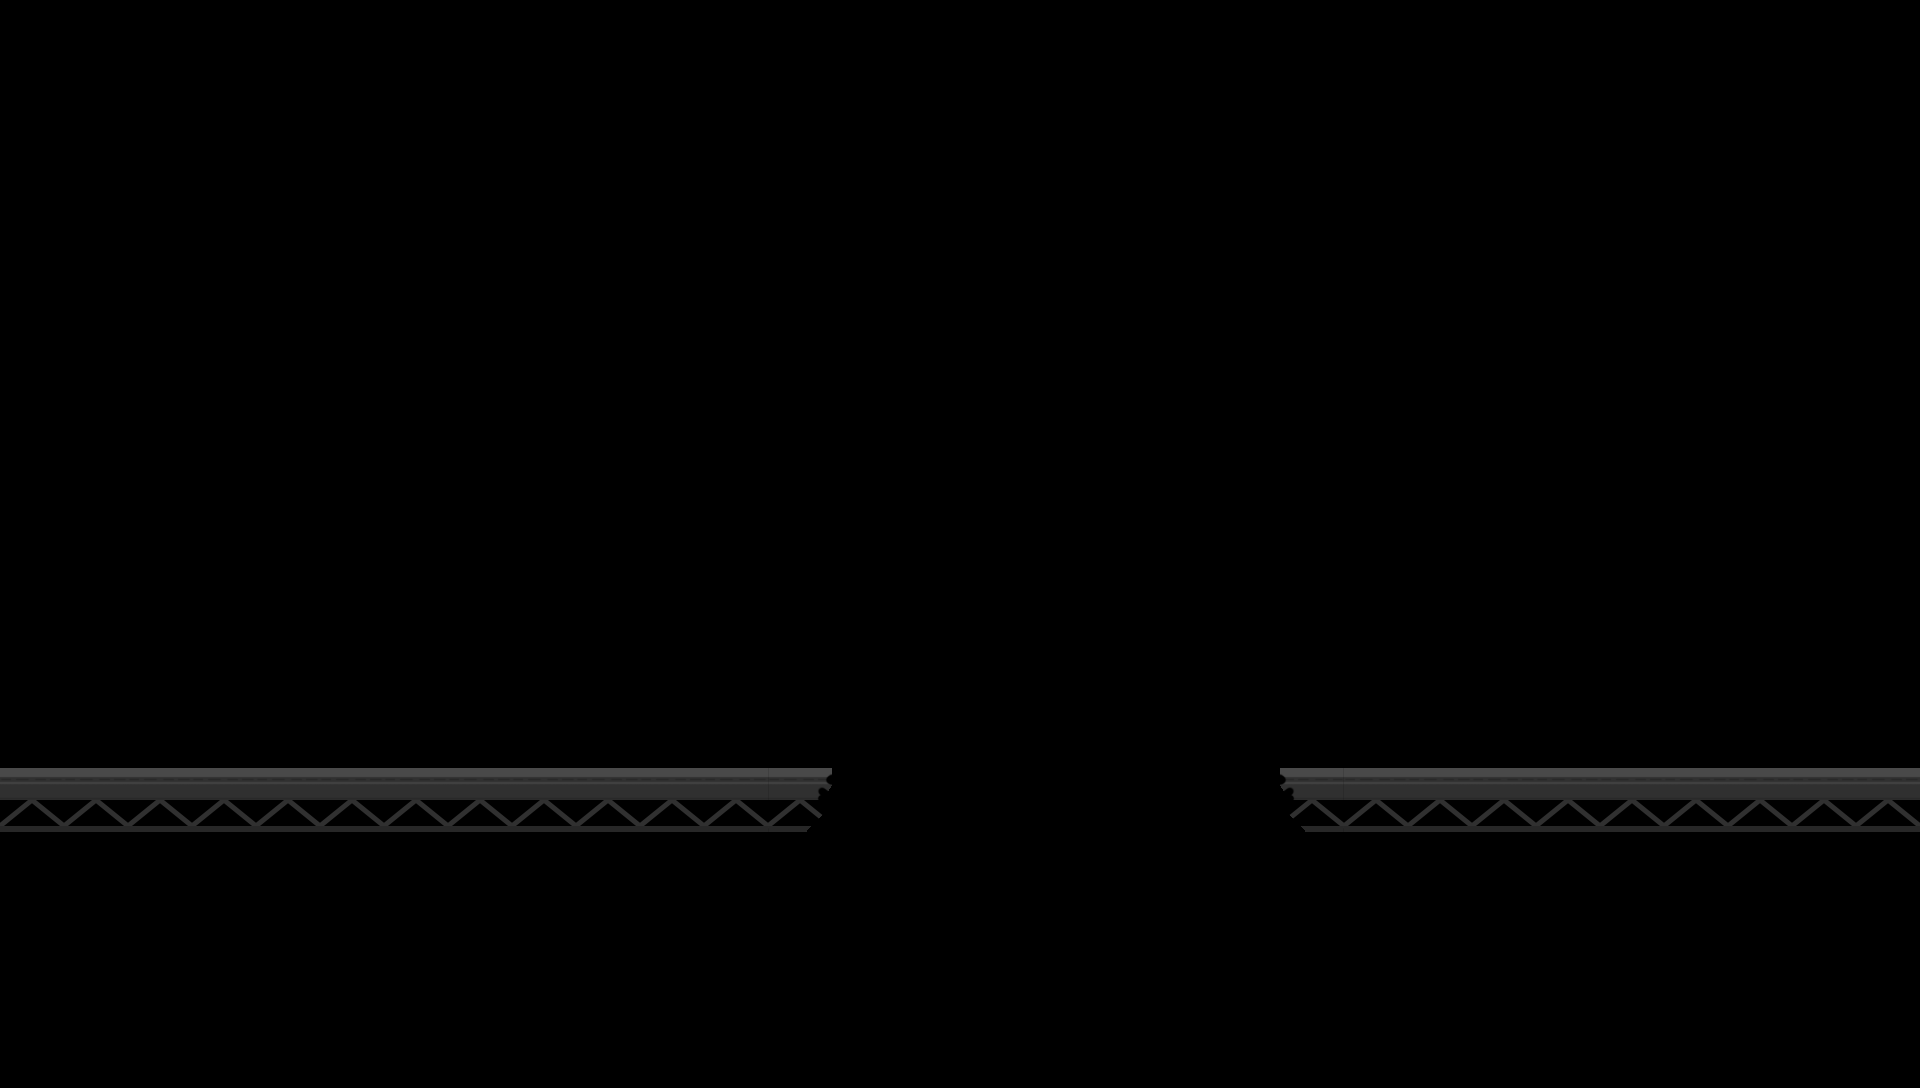

Rendered tile map (Tiled .tmx) drawn with the repository's tilesets; below, a short description and the full map source, tile grids included:
An orthogonal 30x17 tile map with 64x64 px tiles, 1 tile layer (sol).

<map version="1.9" tiledversion="1.9.2" orientation="orthogonal" renderorder="right-down" width="30" height="17" tilewidth="64" tileheight="64" infinite="0" nextlayerid="2" nextobjectid="1">
 <tileset firstgid="1" name="tileset" tilewidth="64" tileheight="64" tilecount="100" columns="10">
  <image source="tileset.png" width="640" height="640" />
  <tile id="0">
   <properties>
    <property name="solide" type="bool" value="true" />
   </properties>
  </tile>
  <tile id="1">
   <properties>
    <property name="solide" type="bool" value="true" />
   </properties>
  </tile>
  <tile id="2">
   <properties>
    <property name="solide" type="bool" value="true" />
   </properties>
  </tile>
  <tile id="3">
   <properties>
    <property name="solide" type="bool" value="true" />
   </properties>
  </tile>
  <tile id="4">
   <properties>
    <property name="solide" type="bool" value="true" />
   </properties>
  </tile>
  <tile id="27">
   <properties>
    <property name="solide" type="bool" value="true" />
   </properties>
  </tile>
  <tile id="28">
   <properties>
    <property name="solide" type="bool" value="true" />
   </properties>
  </tile>
  <tile id="30">
   <properties>
    <property name="solide" type="bool" value="true" />
   </properties>
  </tile>
  <tile id="31">
   <properties>
    <property name="solide" type="bool" value="true" />
   </properties>
  </tile>
  <tile id="32">
   <properties>
    <property name="solide" type="bool" value="true" />
   </properties>
  </tile>
  <tile id="33">
   <properties>
    <property name="solide" type="bool" value="true" />
   </properties>
  </tile>
  <tile id="34">
   <properties>
    <property name="solide" type="bool" value="true" />
   </properties>
  </tile>
  <tile id="36">
   <properties>
    <property name="solide" type="bool" value="true" />
   </properties>
  </tile>
  <tile id="37">
   <properties>
    <property name="solide" type="bool" value="true" />
   </properties>
  </tile>
  <tile id="38">
   <properties>
    <property name="solide" type="bool" value="true" />
   </properties>
  </tile>
  <tile id="40">
   <properties>
    <property name="solide" type="bool" value="true" />
   </properties>
  </tile>
  <tile id="41">
   <properties>
    <property name="solide" type="bool" value="true" />
   </properties>
  </tile>
  <tile id="42">
   <properties>
    <property name="solide" type="bool" value="true" />
   </properties>
  </tile>
  <tile id="46">
   <properties>
    <property name="solide" type="bool" value="true" />
   </properties>
  </tile>
  <tile id="47">
   <properties>
    <property name="solide" type="bool" value="true" />
   </properties>
  </tile>
  <tile id="48">
   <properties>
    <property name="solide" type="bool" value="true" />
   </properties>
  </tile>
  <tile id="50">
   <properties>
    <property name="solide" type="bool" value="true" />
   </properties>
  </tile>
  <tile id="51">
   <properties>
    <property name="solide" type="bool" value="true" />
   </properties>
  </tile>
  <tile id="52">
   <properties>
    <property name="solide" type="bool" value="true" />
   </properties>
  </tile>
  <tile id="56">
   <properties>
    <property name="solide" type="bool" value="true" />
   </properties>
  </tile>
  <tile id="57">
   <properties>
    <property name="solide" type="bool" value="true" />
   </properties>
  </tile>
  <tile id="58">
   <properties>
    <property name="solide" type="bool" value="true" />
   </properties>
  </tile>
 </tileset>
 <layer id="1" name="sol" width="30" height="17">
  <data encoding="csv">
0,0,0,0,0,0,0,0,0,0,0,0,0,0,0,0,0,0,0,0,0,0,0,0,0,0,0,0,0,0,
0,0,0,0,0,0,0,0,0,0,0,0,0,0,0,0,0,0,0,0,0,0,0,0,0,0,0,0,0,0,
0,0,0,0,0,0,0,0,0,0,0,0,0,0,0,0,0,0,0,0,0,0,0,0,0,0,0,0,0,0,
0,0,0,0,0,0,0,0,0,0,0,0,0,0,0,0,0,0,0,0,0,0,0,0,0,0,0,0,0,0,
0,0,0,0,0,0,0,0,0,0,0,0,0,0,0,0,0,0,0,0,0,0,0,0,0,0,0,0,0,0,
0,0,0,0,0,0,0,0,0,0,0,0,0,0,0,0,0,0,0,0,0,0,0,0,0,0,0,0,0,0,
0,0,0,0,0,0,0,0,0,0,0,0,0,0,0,0,0,0,0,0,0,0,0,0,0,0,0,0,0,0,
0,0,0,0,0,0,0,0,0,0,0,0,0,0,0,0,0,0,0,0,0,0,0,0,0,0,0,0,0,0,
0,0,0,0,0,0,0,0,0,0,0,0,0,0,0,0,0,0,0,0,0,0,0,0,0,0,0,0,0,0,
0,0,0,0,0,0,0,0,0,0,0,0,0,0,0,0,0,0,0,0,0,0,0,0,0,0,0,0,0,0,
0,0,0,0,0,0,0,0,0,0,0,0,0,0,0,0,0,0,0,0,0,0,0,0,0,0,0,0,0,0,
0,0,0,0,0,0,0,0,0,0,0,0,0,0,0,0,0,0,0,0,0,0,0,0,0,0,0,0,0,0,
31,31,31,31,31,31,31,31,31,31,31,31,32,0,0,0,0,0,0,0,2147483680,31,31,31,31,31,31,31,31,31,
0,0,0,0,0,0,0,0,0,0,0,0,0,0,0,0,0,0,0,0,0,0,0,0,0,0,0,0,0,0,
0,0,0,0,0,0,0,0,0,0,0,0,0,0,0,0,0,0,0,0,0,0,0,0,0,0,0,0,0,0,
0,0,0,0,0,0,0,0,0,0,0,0,0,0,0,0,0,0,0,0,0,0,0,0,0,0,0,0,0,0,
0,0,0,0,0,0,0,0,0,0,0,0,0,0,0,0,0,0,0,0,0,0,0,0,0,0,0,0,0,0
</data>
 </layer>
</map>
